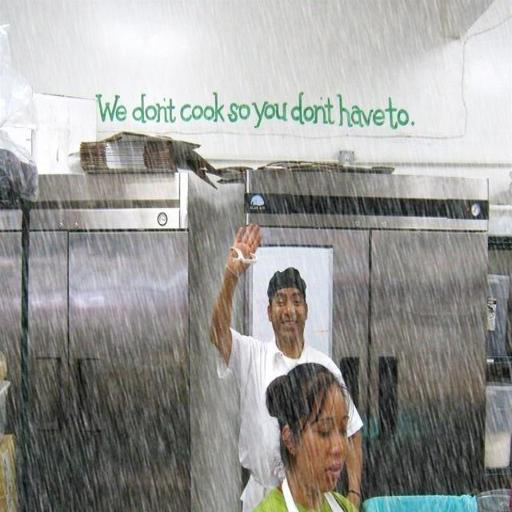
#> input picture 15.03.2021_working_code/1.png, 512 x 512 px; its folder holds only this picture in this run
$ jupyter execute --allow-errors LP_Rain_Streak_Detect.ipynb   (shell and % lines are left out)
#> lines starting #> are read from the running program, lines starting #| are printed output that depends on the picture; after the words box and inside, x2 and y2 are one past the last pixel; in counts of white or black regions, pixels touching at a corner belong together; long printed decimals are rounded
#> the answer given: 1.png
#> further down, I is the input picture: shape (512, 512, 3); mean B, G, R 151.7, 154.7, 154.9
[cell 1]
from google.colab import drive
drive.mount('/content/drive')

[cell 2]
cd /content/drive/My\ Drive/License_Plate/15.03.2021_working_code/

[cell 3]
import numpy as np
import math
import cv2
from scipy.signal import convolve2d
from matplotlib import pyplot as plt
from imutils.object_detection import non_max_suppression
import time
from PIL import Image
import os
import tensorflow as tf
import training as Network
import matplotlib.image as img
import pytesseract # this is tesseract module
import glob
import imutils

[cell 4]
def estimate_noise(I):

    H, W, C = I.shape
#> H = 512; W = 512; C = 3
    IR = I[:,:,0]
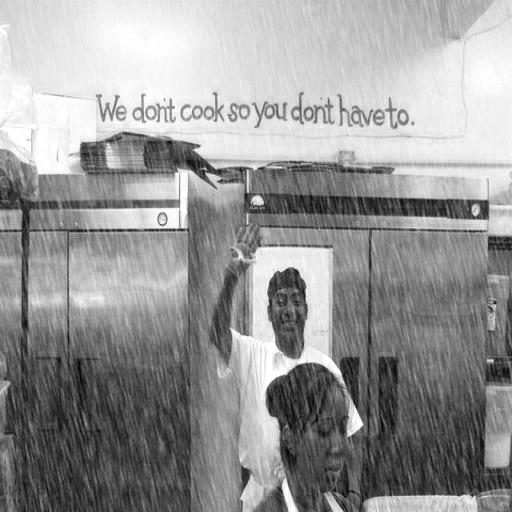
#> IR: shape (512, 512); min 0, max 255, mean 151.7
    IG = I[:,:,1]
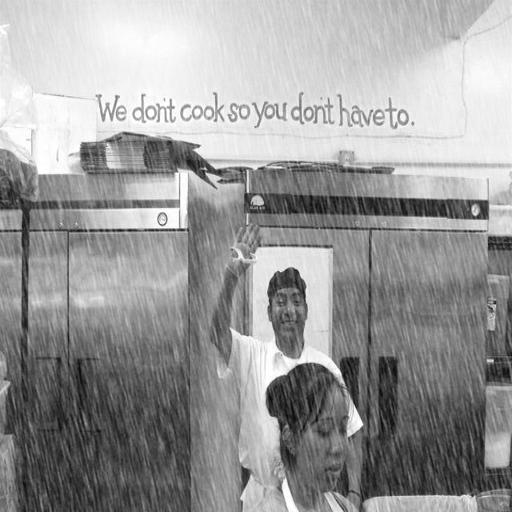
#> IG: shape (512, 512); min 5, max 255, mean 154.7
    IB = I[:,:,2]
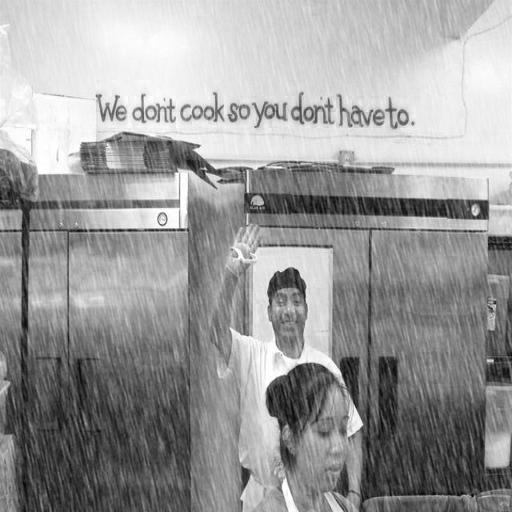
#> IB: shape (512, 512); min 2, max 255, mean 154.9

    M = [[-1.2, -1, 1, 1.2],
         [-1.2, -1, 1, 1.2],
         [-1.2, -1, 1, 1.2]]

    MATR = convolve2d(IR, M)
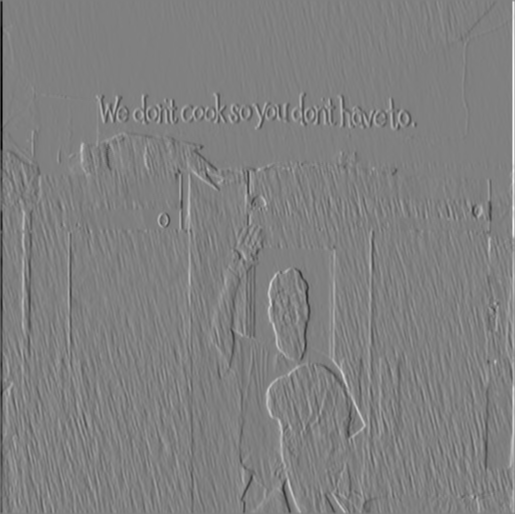
#> MATR: shape (514, 515) float64; min -1675.8, max 1650.8, mean 0; drawn with min black and max white
    MATG = convolve2d(IG, M)
    MATB = convolve2d(IB, M)

    MATR=np.maximum(MATR, 0)
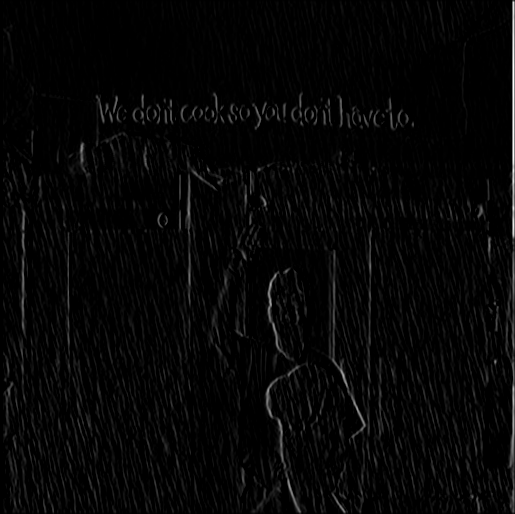
#> MATR: shape (514, 515) float64; min 0, max 1650.8, mean 41.2; drawn with min black and max white
    MATG=np.maximum(MATG, 0)
    MATB=np.maximum(MATB, 0)

    MATSD = np.zeros(MATR.shape)

    h,w =MATR.shape
#> h = 514; w = 515
    ct=0
    for r in range(h):
        for c in range(w) :
            if MATR[r,c] > 150 and MATG[r,c] > 150 and MATB[r,c] > 150:
                sd = np.std(np.array([MATR[r,c],MATG[r,c],MATB[r,c]]))
                if sd < 15 :
                    ct+=1
                    MATSD[r,c]=255
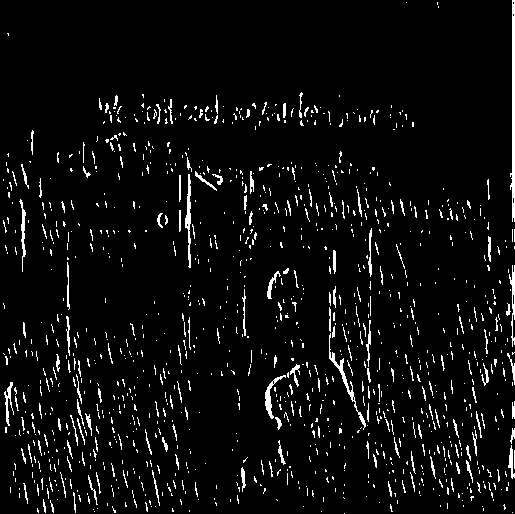
#> MATSD: shape (514, 515) float64; 5% white in thin lines or dots
#> after the loop, ct = 13320
    cv2.imwrite("raindetected.png",MATSD)
    gray = cv2.imread("raindetected.png",0)
    th, threshed = cv2.threshold(gray, 100, 255,cv2.THRESH_BINARY_INV|cv2.THRESH_OTSU)
#> threshed: shape (514, 515); 95% white; black in thin lines or dots
#> th = 0

    ## findcontours
    cnts = cv2.findContours(threshed, cv2.RETR_LIST, cv2.CHAIN_APPROX_SIMPLE)[-2]
#> cnts = 1314 contours, 1020 with area under 20; largest, box (x1, y1, x2, y2) and area: (0, 0, 515, 514) 262384, (328, 332, 359, 413) 388, (184, 173, 192, 269) 382, (18, 198, 27, 273) 258, (264, 380, 275, 420) 212

    ## filter by area
    s1= 5
    s2 = 2000
    xcnts = 0
    for cnt in cnts:
        if s1<cv2.contourArea(cnt) <s2:
            xcnts+=1
#> this loop made 1314 passes
#> cnt on passes 1 to 3: [[511, 512], [512, 511], [513, 512], [512, 513]], [[320, 511], [321, 510], [322, 511], [321, 512]], [[93, 511], [94, 510], [95, 511], [94, 512]]
#> after the loop, xcnts = 867

    return xcnts/(W*H)

[cell 5]
def text_detect(I,imn):
    image = I
    orig = image.copy()
    img=image.copy()
    (H, W) = image.shape[:2]

    # set the new width and height and then determine the ratio in change
    # for both the width and height
    (newW, newH) = (320, 320)
    rW = W / float(newW)
    rH = H / float(newH)

    # resize the image and grab the new image dimensions
    image = cv2.resize(image, (newW, newH))
    (H, W) = image.shape[:2]

    # define the two output layer names for the EAST detector model that
    # we are interested -- the first is the output probabilities and the
    # second can be used to derive the bounding box coordinates of text
    layerNames = [
        "feature_fusion/Conv_7/Sigmoid",
        "feature_fusion/concat_3"]

    # load the pre-trained EAST text detector
    print("[INFO] loading EAST text detector...")
    net = cv2.dnn.readNet("frozen_east_text_detection.pb")

    # construct a blob from the image and then perform a forward pass of
    # the model to obtain the two output layer sets
    blob = cv2.dnn.blobFromImage(image, 1.0, (W, H),
        (123.68, 116.78, 103.94), swapRB=True, crop=False)
    start = time.time()
    net.setInput(blob)
    (scores, geometry) = net.forward(layerNames)
    end = time.time()

    # show timing information on text prediction
    print("[INFO] text detection took {:.6f} seconds".format(end - start))

    # grab the number of rows and columns from the scores volume, then
    # initialize our set of bounding box rectangles and corresponding
    # confidence scores
    (numRows, numCols) = scores.shape[2:4]
    rects = []
    confidences = []

    # loop over the number of rows
    for y in range(0, numRows):
        # extract the scores (probabilities), followed by the geometrical
        # data used to derive potential bounding box coordinates that
        # surround text
        scoresData = scores[0, 0, y]
        xData0 = geometry[0, 0, y]
        xData1 = geometry[0, 1, y]
        xData2 = geometry[0, 2, y]
        xData3 = geometry[0, 3, y]
        anglesData = geometry[0, 4, y]

        # loop over the number of columns
        for x in range(0, numCols):
            # if our score does not have sufficient probability, ignore it
            if scoresData[x] < 0.01:
                continue

            # compute the offset factor as our resulting feature maps will
            # be 4x smaller than the input image
            (offsetX, offsetY) = (x * 4.0, y * 4.0)

            # extract the rotation angle for the prediction and then
            # compute the sin and cosine
            angle = anglesData[x]
            cos = np.cos(angle)
            sin = np.sin(angle)

            # use the geometry volume to derive the width and height of
            # the bounding box
            h = xData0[x] + xData2[x]
            w = xData1[x] + xData3[x]

            # compute both the starting and ending (x, y)-coordinates for
            # the text prediction bounding box
            endX = int(offsetX + (cos * xData1[x]) + (sin * xData2[x]))
            endY = int(offsetY - (sin * xData1[x]) + (cos * xData2[x]))
            startX = int(endX - w)
            startY = int(endY - h)

            # add the bounding box coordinates and probability score to
            # our respective lists
            rects.append((startX, startY, endX, endY))
            confidences.append(scoresData[x])

    # apply non-maxima suppression to suppress weak, overlapping bounding
    # boxes
    boxes = non_max_suppression(np.array(rects), probs=confidences)

    imageObject = Image.open(imn)

    # loop over the bounding boxes
    for (startX, startY, endX, endY) in boxes:
        # scale the bounding box coordinates based on the respective
        # ratios
        startX = int(startX * rW)
        startY = int(startY * rH)
        endX = int(endX * rW)
        endY = int(endY * rH)

        cropped     = imageObject.crop((startX,startY,endX,endY))
        #cropped.show()
        # draw the bounding box on the image
        cv2.rectangle(orig, (startX, startY), (endX, endY), (0, 255, 0), 2)
        # [9 lines of commented-out code are left out]
    fig = plt.figure(figsize=(16,8))
    fig.add_subplot(1, 2, 1)
    plt.imshow(cv2.cvtColor(img,cv2.COLOR_RGB2BGR))
    fig.add_subplot(1, 2, 2)
    plt.imshow(cv2.cvtColor(orig,cv2.COLOR_RGB2BGR))
    plt.show()
    #cv2.waitKey(0)

[cell 6]
def derain(I):
    os.environ['CUDA_VISIBLE_DEVICES'] = "0"  # select GPU device

    tf.reset_default_graph()

    file = imn
    ori = img.imread(file)
    if np.max(ori) > 1:
        ori = ori/255.0

    input_tensor = np.expand_dims(ori[:,:,:], axis = 0)

    image = tf.placeholder(tf.float32, shape=(1, input_tensor.shape[1], input_tensor.shape[2], 3))
    output = Network.inference(image, is_training = False)

    saver = tf.train.Saver()
    config = tf.ConfigProto()
    config.gpu_options.per_process_gpu_memory_fraction = 0.8
    config.gpu_options.allow_growth = True

    with tf.Session(config=config) as sess:
        if tf.train.get_checkpoint_state('./model2/'):
            ckpt = tf.train.latest_checkpoint('./model2/')
            saver.restore(sess, ckpt)
            print ("Loading model")

        else:
            saver.restore(sess, "./model2/test-model/model") # try a pre-trained model
            print ("Loading pre-trained model")

        final_output  = sess.run(output, feed_dict={image: input_tensor})

        final_output[np.where(final_output < 0. )] = 0.
        final_output[np.where(final_output > 1. )] = 1.

        derained = final_output[0,:,:,:]
        di = derained*255
        di = cv2.cvtColor(di,cv2.COLOR_BGR2RGB)
        cv2.imwrite("derained.png",di)

        fig = plt.figure(figsize=(16,8))
        fig.add_subplot(1, 2, 1)
        plt.imshow(ori)
        fig.add_subplot(1, 2, 2)
        plt.imshow(derained)
        plt.show()

        cv2.imwrite("derained.png",derained)

[cell 7]
imn = input("Enter Image Name (example 1.png or 2.png) : ")
I = cv2.imread(imn)
print("Estimating Rain Intensity : ")
cnt = estimate_noise(I)
#> cnt = 0.00331
#| Medium Rain :0.003307
#> (the rest of this cell did not finish here and is left out)

#> (the call stopped at in derain, `image = tf.placeholder(tf.float32, shape=(1, input_tensor.shape[1], in..`: tensorflow is not available in this run)
    J = cv2.imread("derained.png")
    text_detect(J,"derained.png")
else :
    print("High Rain :"+str(cnt))
    derain(imn)
    J = cv2.imread("derained.png")
    text_detect(I,"derained.png")

$ run again, on 15.03.2021_working_code/car2.jpg
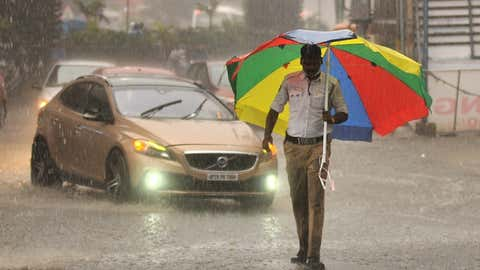
#> input picture 15.03.2021_working_code/car2.jpg, 480 x 270 px
#> I is the input picture: shape (270, 480, 3); mean B, G, R 114.7, 132.7, 146.9
#> after the loop in estimate_noise, `for r in range(h):`:
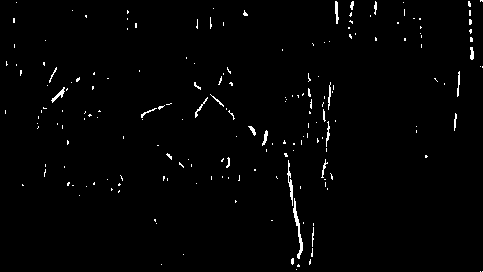
#> MATSD: shape (272, 483) float64; 1.4% white in thin lines or dots
#> after the loop in estimate_noise, `for r in range(h):`: ct = 1844
#> threshed: shape (272, 483); 98.6% white; black in thin lines or dots
#> th = 0
#> cnts = 205 contours, 167 with area under 20; largest, box (x1, y1, x2, y2) and area: (0, 0, 483, 272) 130614, (292, 197, 304, 260) 235, (286, 159, 294, 207) 153, (334, 0, 340, 25) 85, (50, 86, 66, 104) 84
#> the loop in estimate_noise, `for cnt in cnts:` made 205 passes
#> cnt on passes 1, 3, 6: [[295, 269], [296, 268], [297, 269], [296, 270]], [[160, 264], [161, 263], [162, 264], [161, 265]], [[182, 254], [183, 253], [184, 254], [183, 255]]
#> after the loop in estimate_noise, `for cnt in cnts:`: xcnts = 122
#> `cnt = estimate_noise(I)`: cnt = 0.000941
#| Very Low Rain or No Rain: 0.0009414
#> in text_detect, `image = cv2.resize(image, (newW, newH))`:
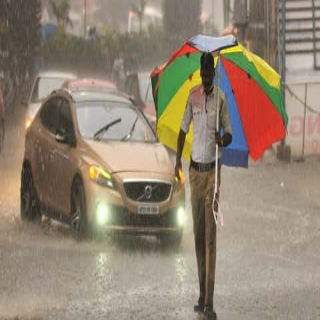
#> image: shape (320, 320, 3); mean B, G, R 114.6, 132.5, 146.7

$ run again, on 15.03.2021_working_code/car3.PNG
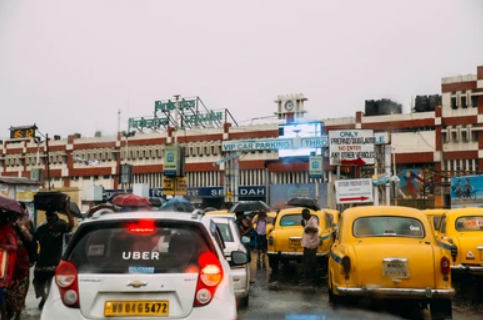
#> input picture 15.03.2021_working_code/car3.PNG, 483 x 320 px
#> I is the input picture: shape (320, 483, 3); mean B, G, R 131.5, 141.9, 155.8
#> in estimate_noise, `MATB = convolve2d(IB, M)`:
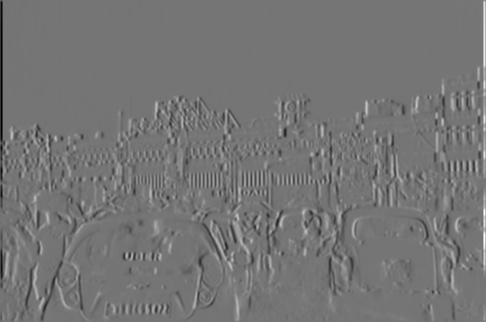
#> MATB: shape (322, 486) float64; min -1432.2, max 1683, mean 0; drawn with min black and max white
#> after the loop in estimate_noise, `for r in range(h):`:
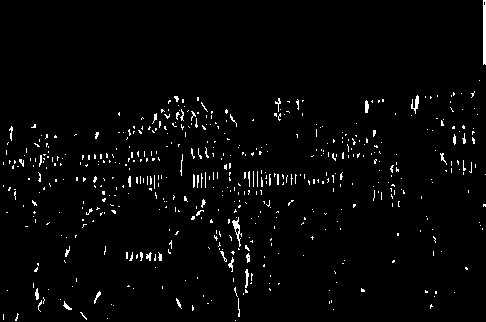
#> MATSD: shape (322, 486) float64; 2.4% white in thin lines or dots
#> after the loop in estimate_noise, `for r in range(h):`: ct = 3768
#> threshed: shape (322, 486); 97.6% white; black in thin lines or dots
#> th = 0
#> cnts = 612 contours, 535 with area under 20; largest, box (x1, y1, x2, y2) and area: (0, 0, 486, 322) 155480, (231, 216, 242, 248) 129, (410, 94, 420, 115) 99, (244, 268, 250, 289) 65, (364, 99, 370, 114) 56
#> the loop in estimate_noise, `for cnt in cnts:` made 612 passes
#> cnt on passes 1, 2, 6: [[234, 320], [235, 319], [236, 320], [235, 321]], [[106, 318], [107, 317], [108, 318], [107, 319]], [[39, 311], [40, 310], [41, 311], [40, 312]]
#> after the loop in estimate_noise, `for cnt in cnts:`: xcnts = 348
#> `cnt = estimate_noise(I)`: cnt = 0.00225
#| Medium Rain :0.002252
